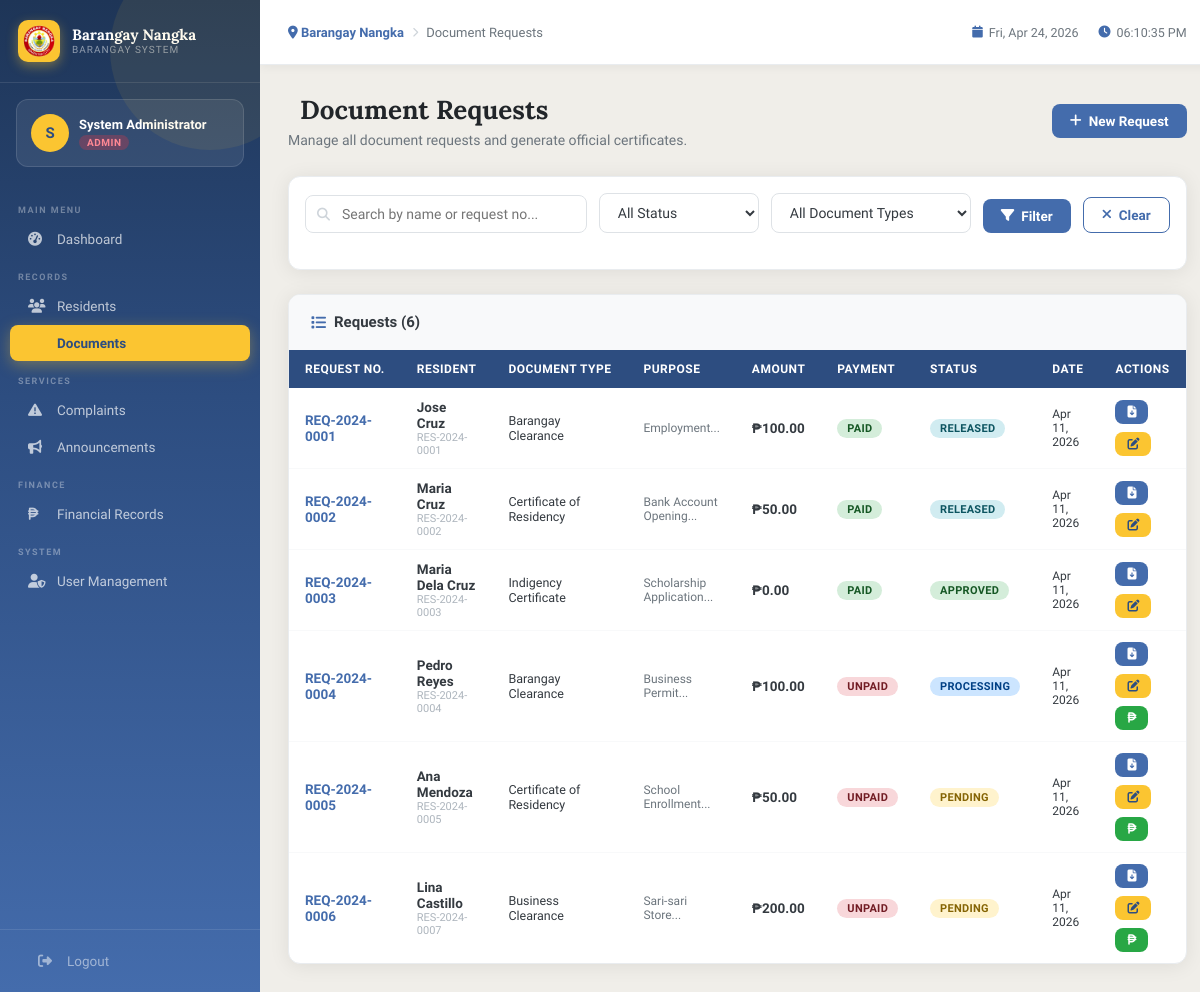
The app's page /modules/documents/index.php (signed in) with its own data.
### tables this page shows
CREATE TABLE document_requests (
    id INT AUTO_INCREMENT PRIMARY KEY,
    request_no VARCHAR(20) UNIQUE NOT NULL,
    resident_id INT NOT NULL,
    document_type ENUM('Barangay Clearance','Certificate of Residency','Indigency Certificate','Business Clearance','Certificate of Good Moral Character') NOT NULL,
    purpose TEXT,
    status ENUM('Pending','Processing','For Approval','Approved','Released','Rejected') DEFAULT 'Pending',
    amount DECIMAL(10,2) DEFAULT 0,
    payment_status ENUM('Unpaid','Paid') DEFAULT 'Unpaid',
    or_number VARCHAR(50),
    requested_by INT,
    approved_by INT NULL,
    released_by INT NULL,
    notes TEXT,
    requested_at TIMESTAMP DEFAULT CURRENT_TIMESTAMP,
    approved_at DATETIME NULL,
    released_at DATETIME NULL,
    FOREIGN KEY (resident_id) REFERENCES residents(id),
    FOREIGN KEY (requested_by) REFERENCES users(id)
);

CREATE TABLE residents (
    id INT AUTO_INCREMENT PRIMARY KEY,
    resident_id VARCHAR(20) UNIQUE NOT NULL,
    household_id INT,
    last_name VARCHAR(50) NOT NULL,
    first_name VARCHAR(50) NOT NULL,
    middle_name VARCHAR(50),
    suffix VARCHAR(10),
    birthdate DATE NOT NULL,
    birthplace VARCHAR(100),
    gender ENUM('Male','Female') NOT NULL,
    civil_status ENUM('Single','Married','Widowed','Separated','Annulled') DEFAULT 'Single',
    nationality VARCHAR(50) DEFAULT 'Filipino',
    religion VARCHAR(50),
    occupation VARCHAR(100),
    monthly_income DECIMAL(10,2) DEFAULT 0,
    educational_attainment VARCHAR(100),
    voter_status TINYINT(1) DEFAULT 0,
    senior_citizen TINYINT(1) DEFAULT 0,
    pwd TINYINT(1) DEFAULT 0,
    solo_parent TINYINT(1) DEFAULT 0,
    email VARCHAR(100),
    contact_no VARCHAR(20),
    is_active TINYINT(1) DEFAULT 1,
    created_at TIMESTAMP DEFAULT CURRENT_TIMESTAMP,
    FOREIGN KEY (household_id) REFERENCES households(id)
);

### includes/config.php (called while the page is built, shortened)
<?php
function isLoggedIn() {
    return isset($_SESSION['user_id']);
}
function hasRole($roles) {
    return in_array($_SESSION['role'], $roles);
}
function sanitize($data) {
    return htmlspecialchars(strip_tags(trim($data)));
}
?>

### modules/documents/index.php (the view, shortened to what this page needs)
<?php
require_once '../../includes/config.php';
$search = sanitize($_GET['search'] ?? '');
$sql = "SELECT dr.*, CONCAT(r.first_name,' ',r.last_name) as resident_name, r.resident_id as res_id FROM document_requests dr JOIN residents r ON dr.resident_id=r.id WHERE 1";
$params = [];
$sql .= " ORDER BY dr.requested_at DESC";
$stmt = $pdo->prepare($sql);
$stmt->execute($params);
$requests = $stmt->fetchAll();
include '../../includes/header.php';
?>
<div class="page-header flex-between">
    <div>
        <h1><i class="fas fa-file-certificate"></i> Document Requests</h1>
        <p>Manage all document requests and generate official certificates.</p>
    </div>
    <a href="add.php" class="btn btn-primary"><i class="fas fa-plus"></i> New Request</a>
</div>
<div class="card mb-3">
    <div class="card-body" style="padding:16px;">
        <form method="GET" class="filter-bar">
            <div class="search-wrap" style="flex:2;">
                <i class="fas fa-search"></i>
                <input type="text" name="search" placeholder="Search by name or request no..." value="<?= htmlspecialchars($search) ?>">
            </div>
            <select name="status" style="width:160px;">
                <option value="">All Status</option>
            </select>
            <select name="type" style="width:200px;">
                <option value="">All Document Types</option>
            </select>
            <button type="submit" class="btn btn-primary"><i class="fas fa-filter"></i> Filter</button>
            <a href="index.php" class="btn btn-outline"><i class="fas fa-times"></i> Clear</a>
        </form>
    </div>
</div>
<div class="card">
    <div class="card-header">
        <h3><i class="fas fa-list"></i> Requests (<?= count($requests) ?>)</h3>
    </div>
    <div class="card-body" style="padding:0;">
        <div class="table-wrap">
            <table class="data-table">
                <thead>
                    <tr>
                        <th>Request No.</th>
                        <th>Resident</th>
                        <th>Document Type</th>
                        <th>Purpose</th>
                        <th>Amount</th>
                        <th>Payment</th>
                        <th>Status</th>
                        <th>Date</th>
                        <th>Actions</th>
                    </tr>
                </thead>
                <tbody>
                    <?php foreach ($requests as $req): ?>
                    <tr>
                        <td><strong style="color:var(--blue);"><?= $req['request_no'] ?></strong></td>
                        <td>
                            <div style="font-weight:600;"><?= htmlspecialchars($req['resident_name']) ?></div>
                            <div style="font-size:11px;color:var(--gray-500);"><?= $req['res_id'] ?></div>
                        </td>
                        <td style="font-size:12.5px;"><?= $req['document_type'] ?></td>
                        <td style="font-size:12px;color:var(--gray-600);"><?= htmlspecialchars(mb_substr($req['purpose'],0,30)) ?>...</td>
                        <td><strong>₱<?= number_format($req['amount'],2) ?></strong></td>
                        <td><span class="badge badge-<?= strtolower($req['payment_status']) ?>"><?= $req['payment_status'] ?></span></td>
                        <td>
                            <span class="badge badge-<?= strtolower($req['status']) ?>"><?= $req['status'] ?></span>
                        </td>
                        <td style="font-size:12px;"><?= date('M d, Y', strtotime($req['requested_at'])) ?></td>
                        <td>
                            <div class="btn-group">
                                <a href="generate.php?id=<?= $req['id'] ?>" class="btn btn-sm btn-primary" title="View/Generate Document"><i class="fas fa-file-arrow-down"></i></a>
                                <?php if (hasRole(['admin','secretary','captain'])): ?>
                                <button onclick="openModal('statusModal<?= $req['id'] ?>')" class="btn btn-sm btn-gold" title="Update Status"><i class="fas fa-edit"></i></button>
                                <?php endif; ?>
                                <?php if ($req['payment_status'] === 'Unpaid' && hasRole(['admin','treasurer'])): ?>
                                <a href="payment.php?id=<?= $req['id'] ?>" class="btn btn-sm btn-success" title="Record Payment"><i class="fas fa-peso-sign"></i></a>
                                <?php endif; ?>
                            </div>
                        </td>
                    </tr>
                    <?php endforeach; ?>
                </tbody>
            </table>
        </div>
    </div>
</div>
<?php include '../../includes/footer.php'; ?>

### assets/css/main.css (style rules this page uses)
:root { --blue: #446CAC; --blue-dark: #2d4d80; --blue-light: #6b90c9; --blue-faint: #e8eef7; --gold: #FBC531; --gold-dark: #d4a520; --gold-light: #fdd366; --cloud: #F0EEE9; --cloud-dark: #e0ddd5; --white: #ffffff; --gray-100: #f8f9fa; --gray-200: #e9ecef; --gray-300: #dee2e6; --gray-400: #ced4da; --gray-500: #adb5bd; --gray-600: #6c757d; --gray-700: #495057; --gray-800: #343a40; --gray-900: #212529; --success: #28a745; --danger: #dc3545; --warning: #ffc107; --info: #17a2b8; --sidebar-width: 260px; --topbar-height: 65px; --radius: 12px; --radius-sm: 8px; --shadow: 0 2px 20px rgba(0,0,0,0.08); --shadow-md: 0 4px 30px rgba(0,0,0,0.12); --transition: all 0.25s cubic-bezier(0.4,0,0.2,1); }
* { margin: 0; padding: 0; box-sizing: border-box; }
html { font-size: 15px; }
body { font-family: 'Plus Jakarta Sans', sans-serif; background: var(--cloud); color: var(--gray-800); display: flex; min-height: 100vh; overflow-x: hidden; }
.page-header { margin-bottom: 28px; }
.page-header h1 { font-family: 'Lora', serif; font-size: 26px; font-weight: 700; color: var(--gray-900); display: flex; align-items: center; gap: 12px; }
.page-header p { margin-top: 6px; color: var(--gray-600); font-size: 14px; }
.card { background: white; border-radius: var(--radius); box-shadow: var(--shadow); overflow: hidden; border: 1px solid var(--gray-200); }
.card-header { padding: 18px 22px; border-bottom: 1px solid var(--gray-100); display: flex; align-items: center; justify-content: space-between; background: var(--gray-100); }
.card-header h3 { font-size: 15px; font-weight: 700; color: var(--gray-800); display: flex; align-items: center; gap: 8px; }
.card-header h3 i { color: var(--blue); }
.card-body { padding: 22px; }
.table-wrap { overflow-x: auto; }
table.data-table { width: 100%; border-collapse: collapse; font-size: 13.5px; }
table.data-table th { background: var(--blue-dark); color: white; padding: 12px 16px; text-align: left; font-weight: 600; font-size: 12px; text-transform: uppercase; letter-spacing: 0.5px; white-space: nowrap; }
table.data-table td { padding: 11px 16px; border-bottom: 1px solid var(--gray-100); vertical-align: middle; }
table.data-table tr:last-child td { border-bottom: none; }
.badge { display: inline-flex; align-items: center; gap: 4px; padding: 3px 10px; border-radius: 20px; font-size: 11px; font-weight: 700; text-transform: uppercase; letter-spacing: 0.3px; }
.badge-pending { background: #fff3cd; color: #856404; }
.badge-processing { background: #cce5ff; color: #004085; }
.badge-approved { background: #d4edda; color: #155724; }
.badge-released { background: #d1ecf1; color: #0c5460; }
.badge-paid { background: #d4edda; color: #155724; }
.badge-unpaid { background: #f8d7da; color: #721c24; }
.btn { display: inline-flex; align-items: center; gap: 7px; padding: 9px 18px; border-radius: var(--radius-sm); font-family: inherit; font-size: 13.5px; font-weight: 600; cursor: pointer; border: none; transition: var(--transition); text-decoration: none; white-space: nowrap; }
.btn-primary { background: var(--blue); color: white; }
.btn-gold { background: var(--gold); color: var(--blue-dark); }
.btn-success { background: var(--success); color: white; }
.btn-outline { background: transparent; border: 1.5px solid var(--blue); color: var(--blue); }
.btn-sm { padding: 6px 12px; font-size: 12px; }
.btn-group { display: flex; gap: 8px; flex-wrap: wrap; }
input, select, textarea { padding: 10px 14px; border: 1.5px solid var(--gray-300); border-radius: var(--radius-sm); font-family: inherit; font-size: 14px; color: var(--gray-800); background: white; transition: var(--transition); width: 100%; }
.filter-bar { display: flex; gap: 12px; margin-bottom: 20px; flex-wrap: wrap; align-items: flex-end; }
.filter-bar .search-wrap { flex: 1; min-width: 200px; position: relative; }
.filter-bar .search-wrap i { position: absolute; left: 12px; top: 50%; transform: translateY(-50%); color: var(--gray-400); font-size: 13px; }
.filter-bar .search-wrap input { padding-left: 36px; }
.mb-3 { margin-bottom: 24px; }
.flex-between { display: flex; align-items: center; justify-content: space-between; }

### records on screen
document_requests: request_no "REQ-2024-0001", resident_name "Jose Cruz", resident.resident_id "RES-2024-0001", document_type "Barangay Clearance", purpose "Employment", amount "100.00", payment_status "PAID", status "RELEASED", requested_at "Apr 11, 2026"
document_requests: request_no "REQ-2024-0002", resident_name "Maria Cruz", resident.resident_id "RES-2024-0002", document_type "Certificate of Residency", purpose "Bank Account Opening", amount "50.00", payment_status "PAID", status "RELEASED", requested_at "Apr 11, 2026"
document_requests: request_no "REQ-2024-0003", resident_name "Maria Dela Cruz", resident.resident_id "RES-2024-0003", document_type "Indigency Certificate", purpose "Scholarship Application", amount "0.00", payment_status "PAID", status "APPROVED", requested_at "Apr 11, 2026"
document_requests: request_no "REQ-2024-0004", resident_name "Pedro Reyes", resident.resident_id "RES-2024-0004", document_type "Barangay Clearance", purpose "Business Permit", amount "100.00", payment_status "UNPAID", status "PROCESSING", requested_at "Apr 11, 2026"
document_requests: request_no "REQ-2024-0005", resident_name "Ana Mendoza", resident.resident_id "RES-2024-0005", document_type "Certificate of Residency", purpose "School Enrollment", amount "50.00", payment_status "UNPAID", status "PENDING", requested_at "Apr 11, 2026"
document_requests: request_no "REQ-2024-0006", resident_name "Lina Castillo", resident.resident_id "RES-2024-0007", document_type "Business Clearance", purpose "Sari-sari Store", amount "200.00", payment_status "UNPAID", status "PENDING", requested_at "Apr 11, 2026"

### other values on screen
substr($_SESSION['full_name'] ?? 'A', 0, 1) "S"
$_SESSION['full_name'] "System Administrator"
$_SESSION['role'] "ADMIN"
$page_title "Document Requests"
count($requests) "6"
